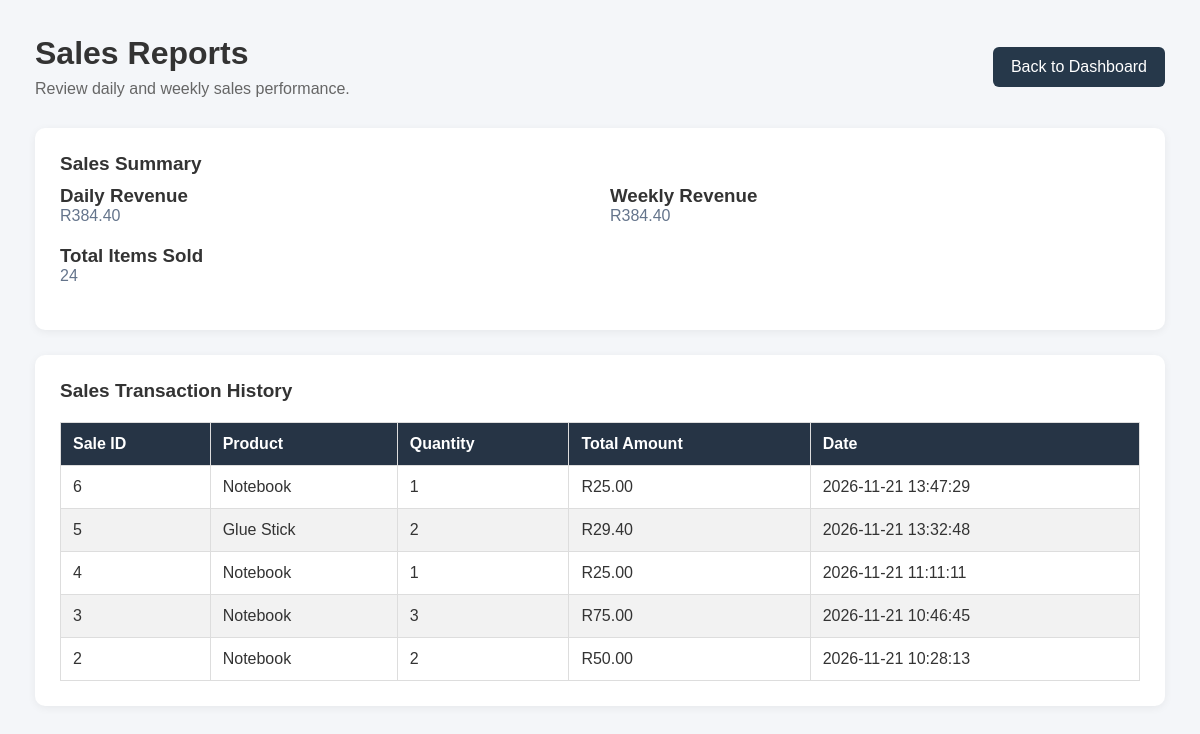
Page /reports on the committed database.
### tables this page shows
CREATE TABLE sales (
                sale_id INTEGER PRIMARY KEY AUTOINCREMENT,
                product_id INTEGER NOT NULL,
                quantity_sold INTEGER NOT NULL,
                unit_price REAL NOT NULL,
                total_amount REAL NOT NULL,
                sale_date TIMESTAMP DEFAULT CURRENT_TIMESTAMP,
                FOREIGN KEY (product_id) REFERENCES products(product_id)
            );

CREATE TABLE products (
            product_id INTEGER PRIMARY KEY AUTOINCREMENT,
            product_name TEXT NOT NULL,
            category TEXT NOT NULL,
            price REAL NOT NULL,
            quantity INTEGER NOT NULL,
            min_quantity INTEGER NOT NULL
        );

### app.py (the view)
@app.route('/reports')
def reports():
    connection = get_db_connection()
    daily_revenue = connection.execute('''
        SELECT COALESCE(SUM(total_amount), 0)
        FROM sales
        WHERE DATE(sale_date) = DATE('now', 'localtime')
    ''').fetchone()[0]
    weekly_revenue = connection.execute('''
        SELECT COALESCE(SUM(total_amount), 0)
        FROM sales
        WHERE DATE(sale_date) >= DATE('now', 'localtime', '-6 days')
          AND DATE(sale_date) <= DATE('now', 'localtime')
    ''').fetchone()[0]
    total_items_sold = connection.execute('''
        SELECT COALESCE(SUM(quantity_sold), 0)
        FROM sales
    ''').fetchone()[0]
    all_sales = connection.execute('''
        SELECT sales.*, products.product_name
        FROM sales
        JOIN products ON sales.product_id = products.product_id
        ORDER BY sales.sale_id DESC
    ''').fetchall()
    connection.close()
    return render_template(
        'reports.html',
        daily_revenue=daily_revenue,
        weekly_revenue=weekly_revenue,
        total_items_sold=total_items_sold,
        sales=all_sales
    )

### app.py (called while the page is built)
def get_db_connection():
    connection = sqlite3.connect('general_store.db')
    connection.row_factory = sqlite3.Row
    return connection

### templates/reports.html (shortened to what this page needs)
<!DOCTYPE html>
<html>
<head>
    <link rel="stylesheet" href="{{ url_for('static', filename='css/style.css') }}">
</head>
<body>
    <div class="container">
        <div class="main-content">
            <div class="page-header">
                <div>
                    <h1>Sales Reports</h1>
                    <p>Review daily and weekly sales performance.</p>
                </div>
                <a href="{{ url_for('dashboard') }}" class="back-button">
                    Back to Dashboard
                </a>
            </div>
            <div class="dashboard-section">
                <h2>Sales Summary</h2>
                <div class="form-grid">
                    <div class="stat-card">
                        <h3>Daily Revenue</h3>
                        <p>R{{ "%.2f"|format(daily_revenue) }}</p>
                    </div>
                    <div class="stat-card">
                        <h3>Weekly Revenue</h3>
                        <p>R{{ "%.2f"|format(weekly_revenue) }}</p>
                    </div>
                    <div class="stat-card">
                        <h3>Total Items Sold</h3>
                        <p>{{ total_items_sold }}</p>
                    </div>
                </div>
            </div>
            <div class="dashboard-section">
                <h2>Sales Transaction History</h2>
                <table>
                    <thead>
                        <tr>
                            <th>Sale ID</th>
                            <th>Product</th>
                            <th>Quantity</th>
                            <th>Total Amount</th>
                            <th>Date</th>
                        </tr>
                    </thead>
                    <tbody>
                        {% for sale in sales %}
                        <tr>
                            <td>{{ sale['sale_id'] }}</td>
                            <td>{{ sale['product_name'] }}</td>
                            <td>{{ sale['quantity_sold'] }}</td>
                            <td>R{{ "%.2f"|format(sale['total_amount']) }}</td>
                            <td>{{ sale['sale_date'] }}</td>
                        </tr>
                        {% else %}
                        <tr>
                            <td colspan="5">No sales transactions recorded yet.</td>
                        </tr>
                        {% endfor %}
                    </tbody>
                </table>
            </div>
        </div>
    </div>
</body>
</html>

### static/css/style.css (style rules this page uses)
* { margin: 0; padding: 0; box-sizing: border-box; font-family: Arial, sans-serif; }
body { background-color: #f4f6f9; color: #333; }
.container { display: flex; min-height: 100vh; }
.main-content { flex: 1; max-width: 1400px; margin: 0 auto; padding: 35px; }
.dashboard-section { background-color: white; padding: 25px; border-radius: 10px; margin-bottom: 25px; min-height: 130px; }
.dashboard-section h2 { margin-bottom: 18px; font-size: 19px; }
.dashboard-section p { color: #64748b; }
.page-header { display: flex; justify-content: space-between; align-items: center; gap: 20px; margin-bottom: 30px; }
.page-header h1 { margin-bottom: 8px; }
.page-header p { color: #666; }
.back-button { display: inline-block; padding: 11px 18px; background-color: #26384a; color: white; text-decoration: none; border-radius: 6px; white-space: nowrap; }
.dashboard-section { background: white; padding: 25px; margin-bottom: 25px; border-radius: 10px; box-shadow: 0 2px 8px rgba(0, 0, 0, 0.06); }
.dashboard-section h2 { margin-bottom: 10px; }
.form-grid { display: grid; grid-template-columns: repeat(2, minmax(0, 1fr)); gap: 20px; margin-bottom: 20px; }
table { width: 100%; border-collapse: collapse; margin-top: 20px; background-color: white; }
th, td { border: 1px solid #ddd; padding: 12px; text-align: left; }
th { background-color: #263445; color: white; }
tr:nth-child(even) { background-color: #f2f2f2; }

### rows in the picture
sales: sale_id "6", product_name "Notebook", quantity_sold "1", total_amount "25.00", sale_date "2026-11-21 13:47:29"
sales: sale_id "5", product_name "Glue Stick", quantity_sold "2", total_amount "29.40", sale_date "2026-11-21 13:32:48"
sales: sale_id "4", product_name "Notebook", quantity_sold "1", total_amount "25.00", sale_date "2026-11-21 11:11:11"
sales: sale_id "3", product_name "Notebook", quantity_sold "3", total_amount "75.00", sale_date "2026-11-21 10:46:45"
sales: sale_id "2", product_name "Notebook", quantity_sold "2", total_amount "50.00", sale_date "2026-11-21 10:28:13"

### other values in the picture
{{ "%.2f"|format(daily_revenue) }} "384.40"
{{ "%.2f"|format(weekly_revenue) }} "384.40"
{{ total_items_sold }} "24"
